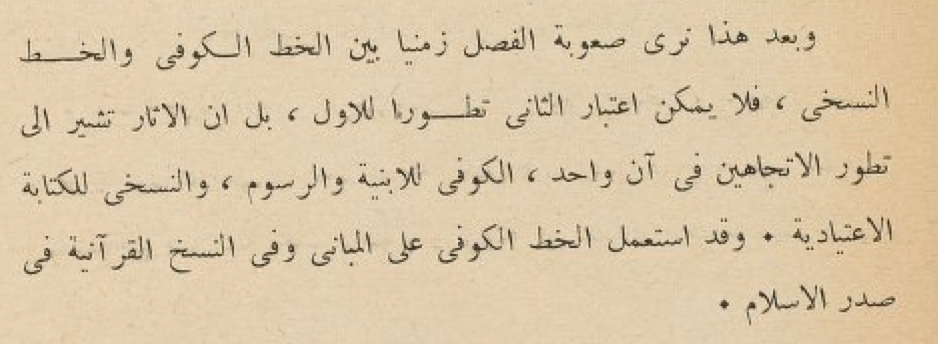
%> input picture preprocessig/image_a.jpg, 938 x 344 px
$ octave test3.m   (GNU Octave 9; MATLAB toolbox functions it lacks are replaced by stand-ins)
%> lines starting %> are read from the running program, lines starting %| are printed output that depends on the picture; in (x1, y1, x2, y2) boxes, pixels count from 0 and x2, y2 are one past the last pixel; in counts of white or black regions, pixels touching at a corner belong together; the program's own positions count from 1
clc;    % Clear the command window.
close all;  % Close all figures (except those of imtool.)
imtool close all;  % Close all imtool figures.
clear;  % Erase all existing variables.
workspace;  % Make sure the workspace panel is showing.
fontSize = 14;

% Read in a standard MATLAB gray scale demo image.
folder = 'C:\Users\ahmed\Documents\Temporary';
baseFileName = 'image_a.JPG';
% Get the full filename, with path prepended.
fullFileName = fullfile(folder, baseFileName);
% Check if file exists.
if ~exist(fullFileName, 'file')
	% File doesn't exist -- didn't find it there.  Check the search path for it.
	fullFileName = baseFileName; % No path this time.
	if ~exist(fullFileName, 'file')
		% Still didn't find it.  Alert user.
		errorMessage = sprintf('Error: %s does not exist in the search path folders.', fullFileName);
		uiwait(warndlg(errorMessage));
		return;
	end
end
grayImage = imread(fullFileName);
%> grayImage is the input picture: size 344x938x3 uint8; mean R, G, B 218.7, 199.3, 167.5
% Get the dimensions of the image.
% numberOfColorBands should be = 1.
[rows, columns, numberOfColorBands] = size(grayImage);
%> rows = 344; columns = 938; numberOfColorBands = 3
if numberOfColorBands > 1
	% It's not really gray scale like we expected - it's color.
	% Convert it to gray scale by taking only the green channel.
	grayImage = grayImage(:, :, 2); % Take green channel.
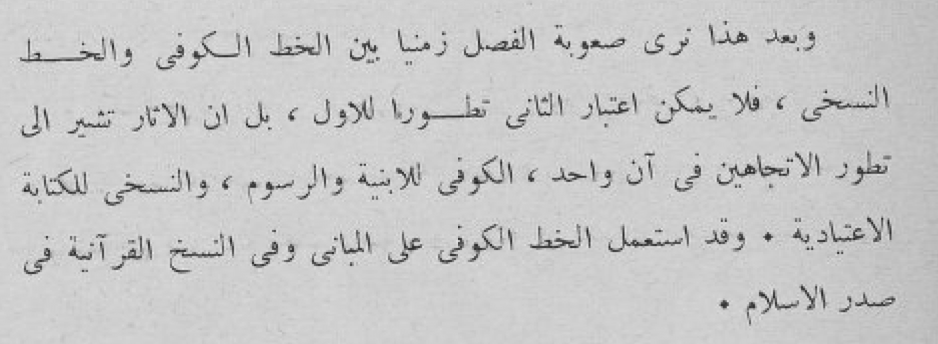
%> grayImage: size 344x938 uint8; min 28, max 249, mean 199.3
end
% Display the original gray scale image.
subplot(2, 2, 1);
imshow(grayImage, []);
axis on;
title('Original Grayscale Image', 'FontSize', fontSize);
% Enlarge figure to full screen.
set(gcf, 'Units', 'Normalized', 'OuterPosition', [0 0 1 1]);
% Give a name to the title bar.
set(gcf, 'Name', 'Demo by ImageAnalyst', 'NumberTitle', 'Off')

% Let's compute and display the histogram.
[pixelCount, grayLevels] = imhist(grayImage);
%> pixelCount = 256 values, max 43813 at index 208, min 0 at index 1, mean 1260.4; grayLevels = 256 values from 0 to 255
pixelCount(end) = 0; % Suppress spike so we can see shape.
subplot(2, 2, 2);
bar(grayLevels, pixelCount);
grid on;
title('Histogram of original image', 'FontSize', fontSize);
xlim([0 grayLevels(end)]); % Scale x axis manually.

verticalProfile = mean(grayImage, 2);
%> verticalProfile = 344 values, max 206.5 at index 1, min 182.6 at index 242, mean 199.3
subplot(2, 2, 3);
plot(verticalProfile);
% Find the white spaces
whiteGaps = verticalProfile > 250;
%> whiteGaps = 344 logical values, 0 true
% Get the centroids of the white gaps
measurements = regionprops(whiteGaps, 'Centroid');
%> measurements = 0 regions
allCentroids = [measurements.Centroid];
%> allCentroids = []
centroidX = allCentroids(1:2:end);
%> centroidX = []
centroidY = allCentroids(2:2:end);
%> centroidY = []
% Now we have the lines to crop out.
% Make a new figure
binaryImage = grayImage < 125;
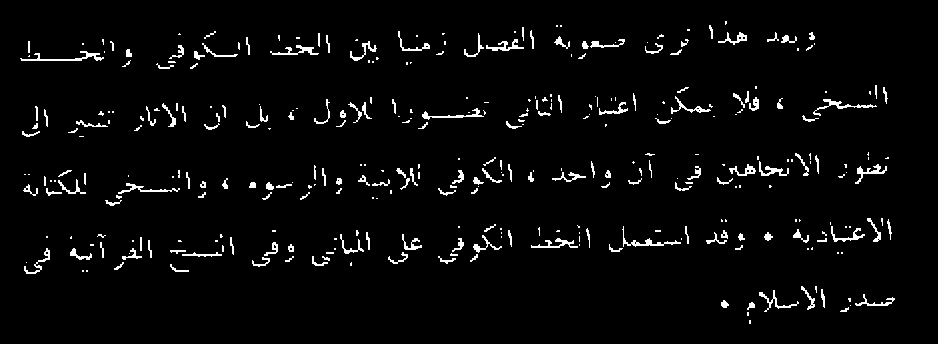
%> binaryImage: size 344x938 logical; 3.4% white in thin lines or dots, all inside (x1, y1, x2, y2) = (20, 21, 895, 324)
for k = 1 : length(centroidY)-1
	line1 = int32(centroidY(k));
	line2 = int32(centroidY(k+1));
	thisLine = binaryImage(line1:line2, :);
	subplot(2,4,k);
	imshow(thisLine);
	caption = sprintf('Line #%d', k);
	title(caption, 'FontSize', fontSize);
end
%> this loop made 0 passes
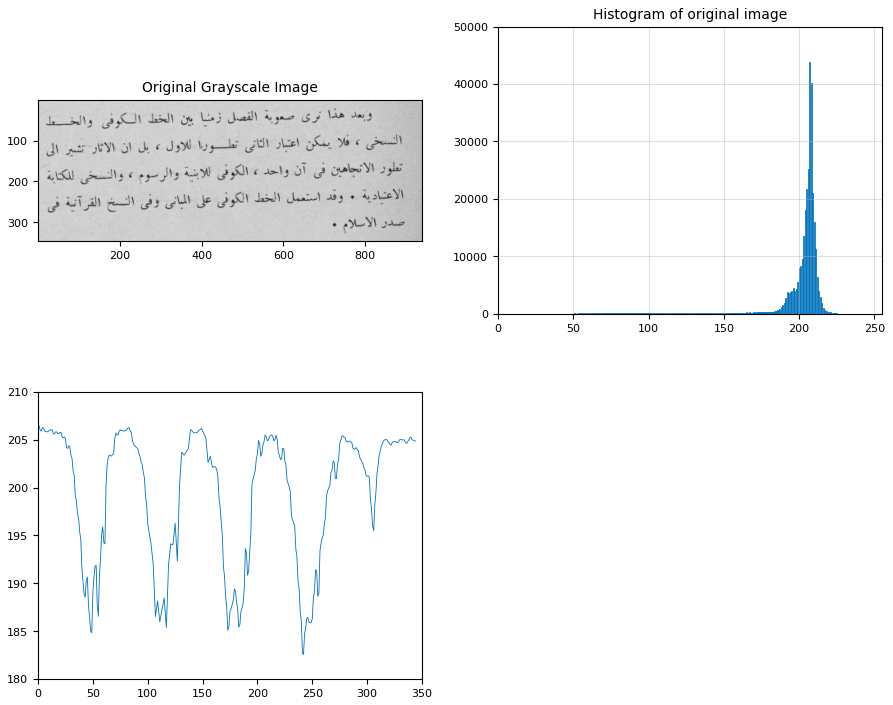
%> figure redrawn from the program's plot data, 3 panels
